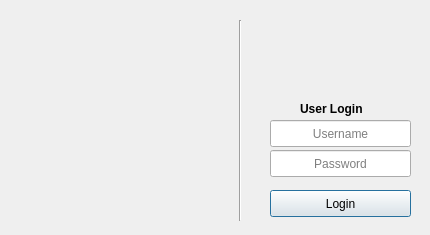
<?xml version="1.0" encoding="UTF-8"?>
<ui version="4.0">
 <class>Dialog_compmusic</class>
 <widget class="QDialog" name="Dialog_compmusic">
  <property name="geometry">
   <rect>
    <x>0</x>
    <y>0</y>
    <width>430</width>
    <height>235</height>
   </rect>
  </property>
  <property name="minimumSize">
   <size>
    <width>430</width>
    <height>235</height>
   </size>
  </property>
  <property name="maximumSize">
   <size>
    <width>430</width>
    <height>235</height>
   </size>
  </property>
  <property name="windowTitle">
   <string>CompMusic</string>
  </property>
  <property name="windowIcon">
   <iconset resource="resource-compmusic.qrc">
    <normaloff>:/compmusic/images/compmusic-logo-white.png</normaloff>:/compmusic/images/compmusic-logo-white.png</iconset>
  </property>
  <property name="layoutDirection">
   <enum>Qt::LeftToRight</enum>
  </property>
  <property name="styleSheet">
   <string notr="true"/>
  </property>
  <widget class="QLabel" name="label_compmusic_logo">
   <property name="geometry">
    <rect>
     <x>20</x>
     <y>20</y>
     <width>191</width>
     <height>191</height>
    </rect>
   </property>
   <property name="text">
    <string/>
   </property>
   <property name="pixmap">
    <pixmap resource="resource-compmusic.qrc">:/compmusic/images/compmusic-logo-white.png</pixmap>
   </property>
   <property name="scaledContents">
    <bool>true</bool>
   </property>
  </widget>
  <widget class="Line" name="line_seperator">
   <property name="geometry">
    <rect>
     <x>230</x>
     <y>20</y>
     <width>20</width>
     <height>201</height>
    </rect>
   </property>
   <property name="orientation">
    <enum>Qt::Vertical</enum>
   </property>
  </widget>
  <widget class="QLineEdit" name="lineEdit_id">
   <property name="geometry">
    <rect>
     <x>270</x>
     <y>120</y>
     <width>141</width>
     <height>27</height>
    </rect>
   </property>
   <property name="font">
    <font>
     <weight>50</weight>
     <bold>false</bold>
    </font>
   </property>
   <property name="text">
    <string/>
   </property>
   <property name="echoMode">
    <enum>QLineEdit::Normal</enum>
   </property>
   <property name="alignment">
    <set>Qt::AlignCenter</set>
   </property>
   <property name="placeholderText">
    <string>Username</string>
   </property>
  </widget>
  <widget class="QPushButton" name="pushButton_login">
   <property name="geometry">
    <rect>
     <x>270</x>
     <y>190</y>
     <width>141</width>
     <height>27</height>
    </rect>
   </property>
   <property name="styleSheet">
    <string notr="true">QToolButton { /* all types of tool button */
    border: 2px solid #8f8f91;
    border-radius: 6px;
    background-color: qlineargradient(x1: 0, y1: 0, x2: 0, y2: 1,
                                      stop: 0 #f6f7fa, stop: 1 #dadbde);
}


QToolButton:pressed {
    background-color: qlineargradient(x1: 0, y1: 0, x2: 0, y2: 1,
                                      stop: 0 #dadbde, stop: 1 #f6f7fa);
}


</string>
   </property>
   <property name="text">
    <string notr="true">Login</string>
   </property>
   <property name="icon">
    <iconset resource="resource-compmusic.qrc">
     <normaloff>:/compmusic/images/login.png</normaloff>:/compmusic/images/login.png</iconset>
   </property>
   <property name="shortcut">
    <string/>
   </property>
   <property name="default">
    <bool>false</bool>
   </property>
   <property name="flat">
    <bool>false</bool>
   </property>
  </widget>
  <widget class="QLabel" name="label_login">
   <property name="geometry">
    <rect>
     <x>300</x>
     <y>100</y>
     <width>81</width>
     <height>17</height>
    </rect>
   </property>
   <property name="font">
    <font>
     <weight>75</weight>
     <bold>true</bold>
    </font>
   </property>
   <property name="text">
    <string>User Login</string>
   </property>
  </widget>
  <widget class="QLabel" name="label_dunya_logo">
   <property name="geometry">
    <rect>
     <x>310</x>
     <y>30</y>
     <width>61</width>
     <height>61</height>
    </rect>
   </property>
   <property name="text">
    <string/>
   </property>
   <property name="pixmap">
    <pixmap resource="resource-compmusic.qrc">:/compmusic/images/logoDunya.png</pixmap>
   </property>
   <property name="scaledContents">
    <bool>true</bool>
   </property>
  </widget>
  <widget class="QLineEdit" name="lineEdit_password">
   <property name="geometry">
    <rect>
     <x>270</x>
     <y>150</y>
     <width>141</width>
     <height>27</height>
    </rect>
   </property>
   <property name="font">
    <font>
     <weight>50</weight>
     <bold>false</bold>
    </font>
   </property>
   <property name="text">
    <string/>
   </property>
   <property name="echoMode">
    <enum>QLineEdit::Password</enum>
   </property>
   <property name="alignment">
    <set>Qt::AlignCenter</set>
   </property>
   <property name="placeholderText">
    <string>Password</string>
   </property>
  </widget>
 </widget>
 <tabstops>
  <tabstop>pushButton_login</tabstop>
  <tabstop>lineEdit_id</tabstop>
  <tabstop>lineEdit_password</tabstop>
 </tabstops>
 <resources>
  <include location="resource-compmusic.qrc"/>
  <include location="../../.designer/backup/resource-compmusic.qrc"/>
 </resources>
 <connections/>
</ui>
